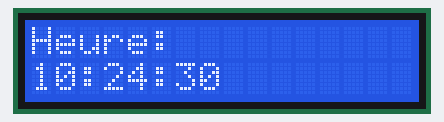
Recording of a program running on a simulated ESP32 board running MicroPython. Shown: 16×2 character LCD. The clock reads 2024-03-15 10:24:30 at power-on unless the program sets it; library files of the repository ran but are not shown: lcd1602.py.

Above: at 0.1 s.
At 4.2 s:
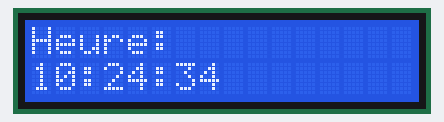
At 9.2 s:
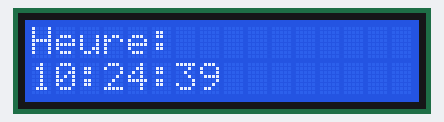
At 19.3 s:
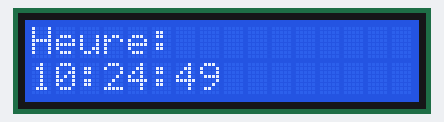
At 28.4 s:
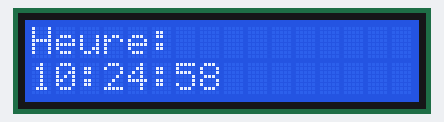
At 38.5 s:
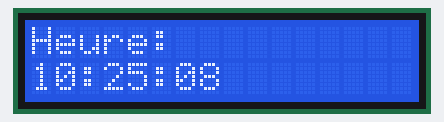

Measured:
- what the display in image 0 shows lasts 1.0 s, from 0.1 s to 1.1 s

The program:

main.py
```python
from machine import Pin
import time
from lcd1602 import Lcd1602
rs=Pin(15,Pin.OUT); e=Pin(2,Pin.OUT); d4=Pin(4,Pin.OUT); d5=Pin(5,Pin.OUT); d6=Pin(18,Pin.OUT); d7=Pin(19,Pin.OUT)
lcd=Lcd1602(rs,e,d4,d5,d6,d7)
while True:
    t=time.localtime(); lcd.set_cursor(0,0); lcd.putstr("Heure:"); lcd.set_cursor(0,1); lcd.putstr("{:02d}:{:02d}:{:02d}".format(t[3],t[4],t[5])); time.sleep(1)
```
